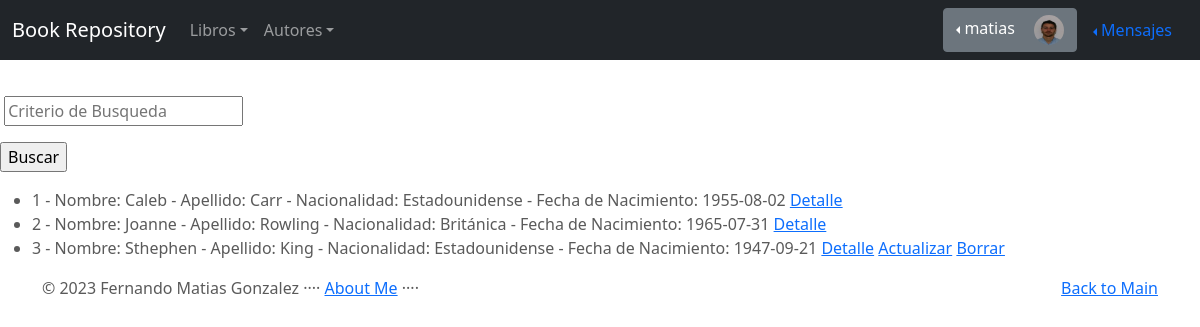
The page /autor/list (signed in) on the database its author committed.
### BookRepository/models.py (models this page shows)
class Profile(models.Model):
    user = models.OneToOneField(to=User, on_delete=models.CASCADE, related_name="profile")
    imagen = models.ImageField(upload_to="profiles")

class Autor(models.Model):
    nombre = models.CharField(max_length=100)
    apellido = models.CharField(max_length=100)
    nacionalidad =models.CharField(max_length=100)
    fecha_nacimiento = models.DateField()
    publisher1 = models.ForeignKey(to=User, on_delete=models.CASCADE, related_name="publisher1")
    imagen = models.ImageField(upload_to="autores")
    def __str__(self):
        return f"{self.id} - Nombre: {self.nombre} - Apellido: {self.apellido} - Nacionalidad: {self.nacionalidad} - Fecha de Nacimiento: {self.fecha_nacimiento}"

### BookRepository/views.py (the view)
# urls.py: path('autor/list', AutorList.as_view(), name="autor-list"),
class AutorList(ListView):
    model = Autor
    def get_queryset(self):
        criterio = self.request.GET.get('criterio')
        if criterio:
            book = Autor.objects.filter(nombre__icontains=criterio)
        else:
            book = Autor.objects.all()
        return book

### BookRepository/templates/BookRepository/autor_list.html (shortened to what this page needs)
{% extends "BookRepository/base.html" %}
{% block main %}
<br>
<form action="?" method="GET">
    <p>
        <input type="text" name="criterio" value= "{{ request.get.criterio }}" maxlength="100" required="" id="" placeholder="Criterio de Busqueda">
      </p>
      <p>
        <input type="submit" value="Buscar">
      </p>
</form>
    <ul>
    {% for autor in object_list  %}
    <li>
        {{autor}}
        <a href="{% url 'autor-detail' autor.id %}" > Detalle</a>
        {% if user.is_authenticated and autor.publisher1 == user %}
            <a href="{% url 'autor-update' autor.id %}" > Actualizar</a>
            <a href="{% url 'autor-delete' autor.id %}" > Borrar</a>
        {% endif %}
    </li>
    {% empty %}
    No existen registos
    {% endfor %}
    </ul>
{% endblock %}

### BookRepository/templates/BookRepository/base.html (shortened to what this page needs)
<!DOCTYPE html>
<html lang="es">
<head>
    {% load static %}
<link href="{% static 'BookRepository/css/bootstrap.min.css' %}" rel="stylesheet">
    <link href="{% static 'BookRepository/css/carousel.css' %}" rel="stylesheet">
</head>
  <body>
    <header>
      <nav class="navbar navbar-expand-md navbar-dark fixed-top bg-dark">
        <div class="container-fluid">
          <a class="navbar-brand" href="{% url 'index' %}">Book Repository</a>
          <div class="collapse navbar-collapse" id="navbarCollapse">
            <ul class="navbar-nav me-auto mb-2 mb-md-0">
              <li class="nav-item">
                <li class="nav-item dropdown">
                    <a class="nav-link dropdown-toggle" data-bs-toggle="dropdown" href="#" role="button" aria-expanded="false">Libros</a>
                </li>
                <li class="nav-item dropdown">
                    <a class="nav-link dropdown-toggle" data-bs-toggle="dropdown" href="#" role="button" aria-expanded="false">Autores</a>
                </li>
              </li>
            </ul>
                        {% if user.is_authenticated %}
                        <div class="btn-group dropstart" >
                          <a class="btn btn-secondary dropdown-toggle" data-bs-toggle="dropdown" href="#" role="button" aria-expanded="false">{{user.username}}
                              {% if user.profile.imagen %}
                              <img src="{{user.profile.imagen.url}}" height="30px" width="30px" style="border-radius: 50%; margin-left:15px">
                              {% endif %}
                          </a>
                        </div>
                        {% endif %}
                          <li class="btn-group dropstart">
                            <a class="nav-link dropdown-toggle" data-bs-toggle="dropdown" href="#" role="button" aria-expanded="false">Mensajes</a>
                          </li>
          </div>
        </div>
      </nav>
    </header>
    {% block main %}{% endblock %}
<div id="footer">
  <footer class="container">
    <p class="float-end"><a href="{% url 'index' %}">Back to Main</a></p>
    <p>© 2023 Fernando Matias Gonzalez   ····   <a href="{% url 'about_me' %}">About Me</a>   ····</p>
  </footer>
</div>
  </body>
</html>

### BookRepository/static/BookRepository/css/carousel.css (style rules this page uses)
body { padding-top: 3rem; padding-bottom: 3rem; color: #5a5a5a; }

### rows shown on the page
Autor: id+nombre+apellido "1 - Nombre: Caleb - Apellido: Carr - Nacionalidad: Estadounidense - Fecha de Nacimiento: 1955-08-02"
Autor: id+nombre+apellido "2 - Nombre: Joanne - Apellido: Rowling - Nacionalidad: Británica - Fecha de Nacimiento: 1965-07-31"
Autor: id+nombre+apellido "3 - Nombre: Sthephen - Apellido: King - Nacionalidad: Estadounidense - Fecha de Nacimiento: 1947-09-21", shows "Actualizar"

### other values the page prints
{{ user.username }} "matias"
